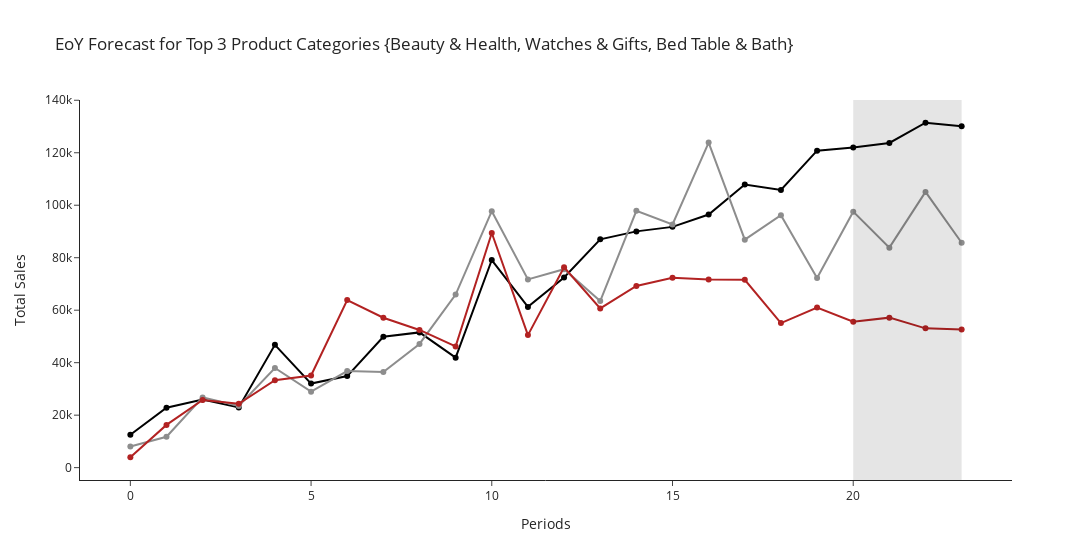

Notebook cell for this chart:
### Markdown cell above
##### Forecast EoY for each Product Category

### Code cell
# Convert Frame back to Polars
top_products_detail = pl.DataFrame(top_products_detail)

# Create and plot the forecasts for each product category
all_plots = []

for category, color in zip(['beleza_saude', 'relogios_presentes', 'cama_mesa_banho'], ['#010101', '#8d8d8d', '#B22222']):
    data = (
        top_products_detail
        .filter(pl.col('product_category_name') == category)
        .select(['total_sales', 'purchase_month'])
        .with_columns(pl.col('purchase_month').dt.month())
        .to_pandas())
    
    y = list(data['total_sales'])
    X = list(data['purchase_month'])
    
    model = sm.tsa.SARIMAX(y, order=(3, 1, 0), exog=X).fit()
    
    predictions = pd.DataFrame([y + list(model.forecast(4, exog=[9, 10, 11, 12])), ['Actuals']*len(y) + ['Forecasted']*4]).T
    predictions.columns = ['monthly_sales', 'forecast']
    fig = px.line(
        predictions, y='monthly_sales',
        template='simple_white', width=900, height=400, markers=True,
        color_discrete_map={
            'Actuals': '#B22222',
            'Forecasted': '#8d8d8d'
        })
    fig.add_vrect(
        x0=len(y),
        x1=len(y) + 2,
        fillcolor="black",
        opacity=0.1,
        line_width=0,
    )
    
    fig.update_traces(
        line_color=color,
        line_width=2
    )
    all_plots.append(fig)

fig1 = all_plots[0]
fig2 = all_plots[1]
fig3 = all_plots[2]

fig = go.Figure(data=fig1.data + fig2.data + fig3.data)

fig.update_layout(
    title="EoY Forecast for Top 3 Product Categories {Beauty & Health, Watches & Gifts, Bed Table & Bath}",
    template='simple_white',
    width=1100,
    xaxis_title='Periods',
    yaxis_title='Total Sales')

fig.add_vrect(
        x0=len(y),
        x1=len(y) + 3,
        fillcolor="black",
        opacity=0.1,
        line_width=0,
    )

fig.show()

### Figure 1 — Plotly figure (JSON) as saved in the notebook; plotly's stock layout.template omitted (floating-point values rounded to 4 significant figures)
{"data": [{"hovertemplate": "index=%{x}<br>monthly_sales=%{y}<extra></extra>", "legendgroup": "", "line": {"color": "#010101", "dash": "solid", "width": 2}, "marker": {"symbol": "circle"}, "mode": "markers+lines", "name": "", "orientation": "v", "showlegend": false, "type": "scatter", "x": [0, 1, 2, 3, 4, 5, 6, 7, 8, 9, 10, 11, 12, 13, 14, 15, 16, 17, 18, 19, 20, 21, 22, 23], "xaxis": "x", "y": [12560.0, 22840.0, 26000.0, 22940.0, 46790.0, 32030.0, 34900.0, 49870.0, 51540.0, 41920.0, 79120.0, 61260.0, 72470.0, 87000.0, 90030.0, 91750.0, 96460.0, 107900.0, 105800.0, 120800.0, 122000.0, 123700.0, 131400.0, 130100.0], "yaxis": "y"}, {"hovertemplate": "index=%{x}<br>monthly_sales=%{y}<extra></extra>", "legendgroup": "", "line": {"color": "#8d8d8d", "dash": "solid", "width": 2}, "marker": {"symbol": "circle"}, "mode": "markers+lines", "name": "", "orientation": "v", "showlegend": false, "type": "scatter", "x": [0, 1, 2, 3, 4, 5, 6, 7, 8, 9, 10, 11, 12, 13, 14, 15, 16, 17, 18, 19, 20, 21, 22, 23], "xaxis": "x", "y": [8087.0, 11760.0, 26770.0, 23490.0, 37970.0, 28950.0, 36800.0, 36420.0, 47140.0, 65960.0, 97720.0, 71730.0, 75620.0, 63460.0, 97860.0, 92660.0, 123900.0, 86890.0, 96210.0, 72280.0, 97550.0, 83830.0, 105100.0, 85700.0], "yaxis": "y"}, {"hovertemplate": "index=%{x}<br>monthly_sales=%{y}<extra></extra>", "legendgroup": "", "line": {"color": "#B22222", "dash": "solid", "width": 2}, "marker": {"symbol": "circle"}, "mode": "markers+lines", "name": "", "orientation": "v", "showlegend": false, "type": "scatter", "x": [0, 1, 2, 3, 4, 5, 6, 7, 8, 9, 10, 11, 12, 13, 14, 15, 16, 17, 18, 19, 20, 21, 22, 23], "xaxis": "x", "y": [3960.0, 16280.0, 25770.0, 24350.0, 33350.0, 35110.0, 63890.0, 57140.0, 52470.0, 46200.0, 89410.0, 50510.0, 76380.0, 60690.0, 69260.0, 72360.0, 71700.0, 71570.0, 55080.0, 61040.0, 55610.0, 57160.0, 53080.0, 52630.0], "yaxis": "y"}], "layout": {"shapes": [{"fillcolor": "black", "line": {"width": 0}, "opacity": 0.1, "type": "rect", "x0": 20, "x1": 23, "xref": "x", "y0": 0, "y1": 1, "yref": "y domain"}], "title": {"text": "EoY Forecast for Top 3 Product Categories {Beauty & Health, Watches & Gifts, Bed Table & Bath}"}, "width": 1100, "xaxis": {"title": {"text": "Periods"}}, "yaxis": {"title": {"text": "Total Sales"}}}}
